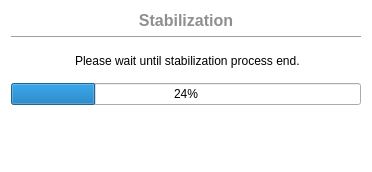
<?xml version="1.0" encoding="UTF-8"?>
<ui version="4.0">
 <class>WStab</class>
 <widget class="QDialog" name="WStab">
  <property name="geometry">
   <rect>
    <x>0</x>
    <y>0</y>
    <width>372</width>
    <height>172</height>
   </rect>
  </property>
  <property name="windowTitle">
   <string>Log data period configuration</string>
  </property>
  <property name="styleSheet">
   <string notr="true">#WStab {
 background-color:white;
 border-radius: 5px;
}
#label{
 color: #3E4072;
 font-weight: 800;
}
#buttonBox{
 background-color: #3E4072;
}
#label_Title{
 color: #8F8F8F;
 font-weight: 600;
}
QLineEdit {
 background-color:#DFDFDF;
 border-radius: 3px;
}
#pushButton_Confirm,
#pushButton_Cancel {
 border: none;
 border-radius: 8px;
}
#pushButton_Confirm {
 color: white;
 background-color: #3E4072;
}
#pushButton_Confirm:hover {
 color: white;
 background-color: #595D89;
}
#pushButton_Cancel {
 background-color: #D8D8D8;
}
#pushButton_Cancel:hover {
 background-color: #ACACAC;
}</string>
  </property>
  <layout class="QVBoxLayout" name="verticalLayout">
   <item>
    <widget class="QLabel" name="label_Title">
     <property name="font">
      <font>
       <pointsize>12</pointsize>
       <fontweight>DemiBold</fontweight>
      </font>
     </property>
     <property name="text">
      <string>Stabilization</string>
     </property>
     <property name="alignment">
      <set>Qt::AlignCenter</set>
     </property>
    </widget>
   </item>
   <item>
    <widget class="Line" name="line">
     <property name="orientation">
      <enum>Qt::Horizontal</enum>
     </property>
    </widget>
   </item>
   <item>
    <widget class="QWidget" name="widget" native="true">
     <layout class="QGridLayout" name="gridLayout">
      <property name="horizontalSpacing">
       <number>15</number>
      </property>
      <item row="0" column="1">
       <widget class="QLabel" name="label_2">
        <property name="text">
         <string>Please wait until stabilization process end.</string>
        </property>
        <property name="wordWrap">
         <bool>true</bool>
        </property>
       </widget>
      </item>
      <item row="0" column="0">
       <widget class="QLabel" name="label">
        <property name="maximumSize">
         <size>
          <width>40</width>
          <height>40</height>
         </size>
        </property>
        <property name="text">
         <string/>
        </property>
        <property name="pixmap">
         <pixmap resource="../../../ressource.qrc">:/Logo/Dashboard/Sonde info/info-button.svg</pixmap>
        </property>
        <property name="scaledContents">
         <bool>true</bool>
        </property>
       </widget>
      </item>
     </layout>
    </widget>
   </item>
   <item>
    <widget class="QProgressBar" name="progressBar">
     <property name="value">
      <number>24</number>
     </property>
    </widget>
   </item>
   <item>
    <spacer name="verticalSpacer_2">
     <property name="orientation">
      <enum>Qt::Vertical</enum>
     </property>
     <property name="sizeHint" stdset="0">
      <size>
       <width>20</width>
       <height>1</height>
      </size>
     </property>
    </spacer>
   </item>
   <item>
    <widget class="QWidget" name="widget_3" native="true">
     <layout class="QHBoxLayout" name="horizontalLayout">
      <property name="rightMargin">
       <number>9</number>
      </property>
     </layout>
    </widget>
   </item>
  </layout>
 </widget>
 <resources>
  <include location="../../../ressource.qrc"/>
 </resources>
 <connections/>
</ui>
